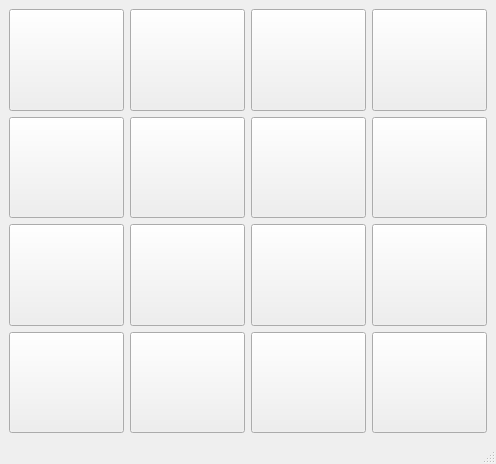
<?xml version="1.0" encoding="UTF-8"?>
<ui version="4.0">
 <class>MainWindow</class>
 <widget class="QMainWindow" name="MainWindow">
  <property name="geometry">
   <rect>
    <x>0</x>
    <y>0</y>
    <width>448</width>
    <height>464</height>
   </rect>
  </property>
  <property name="windowTitle">
   <string>Pazzle 15</string>
  </property>
  <widget class="QWidget" name="centralwidget">
   <layout class="QGridLayout" name="gridLayout">
    <item row="0" column="3">
     <widget class="QPushButton" name="btn_4">
      <property name="sizePolicy">
       <sizepolicy hsizetype="Minimum" vsizetype="Expanding">
        <horstretch>0</horstretch>
        <verstretch>0</verstretch>
       </sizepolicy>
      </property>
      <property name="font">
       <font>
        <pointsize>30</pointsize>
       </font>
      </property>
      <property name="text">
       <string/>
      </property>
     </widget>
    </item>
    <item row="0" column="1">
     <widget class="QPushButton" name="btn_2">
      <property name="sizePolicy">
       <sizepolicy hsizetype="Minimum" vsizetype="Expanding">
        <horstretch>0</horstretch>
        <verstretch>0</verstretch>
       </sizepolicy>
      </property>
      <property name="font">
       <font>
        <pointsize>30</pointsize>
       </font>
      </property>
      <property name="text">
       <string/>
      </property>
     </widget>
    </item>
    <item row="0" column="2">
     <widget class="QPushButton" name="btn_3">
      <property name="sizePolicy">
       <sizepolicy hsizetype="Minimum" vsizetype="Expanding">
        <horstretch>0</horstretch>
        <verstretch>0</verstretch>
       </sizepolicy>
      </property>
      <property name="font">
       <font>
        <pointsize>30</pointsize>
       </font>
      </property>
      <property name="text">
       <string/>
      </property>
     </widget>
    </item>
    <item row="1" column="0">
     <widget class="QPushButton" name="btn_5">
      <property name="sizePolicy">
       <sizepolicy hsizetype="Minimum" vsizetype="Expanding">
        <horstretch>0</horstretch>
        <verstretch>0</verstretch>
       </sizepolicy>
      </property>
      <property name="font">
       <font>
        <pointsize>30</pointsize>
       </font>
      </property>
      <property name="text">
       <string/>
      </property>
     </widget>
    </item>
    <item row="2" column="2">
     <widget class="QPushButton" name="btn_11">
      <property name="sizePolicy">
       <sizepolicy hsizetype="Minimum" vsizetype="Expanding">
        <horstretch>0</horstretch>
        <verstretch>0</verstretch>
       </sizepolicy>
      </property>
      <property name="font">
       <font>
        <pointsize>30</pointsize>
       </font>
      </property>
      <property name="text">
       <string/>
      </property>
     </widget>
    </item>
    <item row="0" column="0">
     <widget class="QPushButton" name="btn_1">
      <property name="sizePolicy">
       <sizepolicy hsizetype="Minimum" vsizetype="Expanding">
        <horstretch>0</horstretch>
        <verstretch>0</verstretch>
       </sizepolicy>
      </property>
      <property name="font">
       <font>
        <pointsize>30</pointsize>
       </font>
      </property>
      <property name="text">
       <string/>
      </property>
     </widget>
    </item>
    <item row="2" column="3">
     <widget class="QPushButton" name="btn_12">
      <property name="sizePolicy">
       <sizepolicy hsizetype="Minimum" vsizetype="Expanding">
        <horstretch>0</horstretch>
        <verstretch>0</verstretch>
       </sizepolicy>
      </property>
      <property name="font">
       <font>
        <pointsize>30</pointsize>
       </font>
      </property>
      <property name="text">
       <string/>
      </property>
     </widget>
    </item>
    <item row="1" column="2">
     <widget class="QPushButton" name="btn_7">
      <property name="sizePolicy">
       <sizepolicy hsizetype="Minimum" vsizetype="Expanding">
        <horstretch>0</horstretch>
        <verstretch>0</verstretch>
       </sizepolicy>
      </property>
      <property name="font">
       <font>
        <pointsize>30</pointsize>
       </font>
      </property>
      <property name="text">
       <string/>
      </property>
     </widget>
    </item>
    <item row="2" column="1">
     <widget class="QPushButton" name="btn_10">
      <property name="sizePolicy">
       <sizepolicy hsizetype="Minimum" vsizetype="Expanding">
        <horstretch>0</horstretch>
        <verstretch>0</verstretch>
       </sizepolicy>
      </property>
      <property name="font">
       <font>
        <pointsize>30</pointsize>
       </font>
      </property>
      <property name="text">
       <string/>
      </property>
     </widget>
    </item>
    <item row="2" column="0">
     <widget class="QPushButton" name="btn_9">
      <property name="sizePolicy">
       <sizepolicy hsizetype="Minimum" vsizetype="Expanding">
        <horstretch>0</horstretch>
        <verstretch>0</verstretch>
       </sizepolicy>
      </property>
      <property name="font">
       <font>
        <pointsize>30</pointsize>
       </font>
      </property>
      <property name="text">
       <string/>
      </property>
     </widget>
    </item>
    <item row="1" column="1">
     <widget class="QPushButton" name="btn_6">
      <property name="sizePolicy">
       <sizepolicy hsizetype="Minimum" vsizetype="Expanding">
        <horstretch>0</horstretch>
        <verstretch>0</verstretch>
       </sizepolicy>
      </property>
      <property name="font">
       <font>
        <pointsize>30</pointsize>
       </font>
      </property>
      <property name="text">
       <string/>
      </property>
     </widget>
    </item>
    <item row="1" column="3">
     <widget class="QPushButton" name="btn_8">
      <property name="sizePolicy">
       <sizepolicy hsizetype="Minimum" vsizetype="Expanding">
        <horstretch>0</horstretch>
        <verstretch>0</verstretch>
       </sizepolicy>
      </property>
      <property name="font">
       <font>
        <pointsize>30</pointsize>
       </font>
      </property>
      <property name="text">
       <string/>
      </property>
     </widget>
    </item>
    <item row="3" column="0">
     <widget class="QPushButton" name="btn_13">
      <property name="sizePolicy">
       <sizepolicy hsizetype="Minimum" vsizetype="Expanding">
        <horstretch>0</horstretch>
        <verstretch>0</verstretch>
       </sizepolicy>
      </property>
      <property name="font">
       <font>
        <pointsize>30</pointsize>
       </font>
      </property>
      <property name="text">
       <string/>
      </property>
     </widget>
    </item>
    <item row="3" column="1">
     <widget class="QPushButton" name="btn_14">
      <property name="sizePolicy">
       <sizepolicy hsizetype="Minimum" vsizetype="Expanding">
        <horstretch>0</horstretch>
        <verstretch>0</verstretch>
       </sizepolicy>
      </property>
      <property name="font">
       <font>
        <pointsize>30</pointsize>
       </font>
      </property>
      <property name="text">
       <string/>
      </property>
     </widget>
    </item>
    <item row="3" column="2">
     <widget class="QPushButton" name="btn_15">
      <property name="sizePolicy">
       <sizepolicy hsizetype="Minimum" vsizetype="Expanding">
        <horstretch>0</horstretch>
        <verstretch>0</verstretch>
       </sizepolicy>
      </property>
      <property name="font">
       <font>
        <pointsize>30</pointsize>
       </font>
      </property>
      <property name="text">
       <string/>
      </property>
     </widget>
    </item>
    <item row="3" column="3">
     <widget class="QPushButton" name="btn_16">
      <property name="sizePolicy">
       <sizepolicy hsizetype="Minimum" vsizetype="Expanding">
        <horstretch>0</horstretch>
        <verstretch>0</verstretch>
       </sizepolicy>
      </property>
      <property name="font">
       <font>
        <pointsize>30</pointsize>
       </font>
      </property>
      <property name="text">
       <string/>
      </property>
     </widget>
    </item>
   </layout>
  </widget>
  <widget class="QMenuBar" name="menubar">
   <property name="geometry">
    <rect>
     <x>0</x>
     <y>0</y>
     <width>448</width>
     <height>22</height>
    </rect>
   </property>
  </widget>
  <widget class="QStatusBar" name="statusbar"/>
 </widget>
 <resources/>
 <connections/>
</ui>
